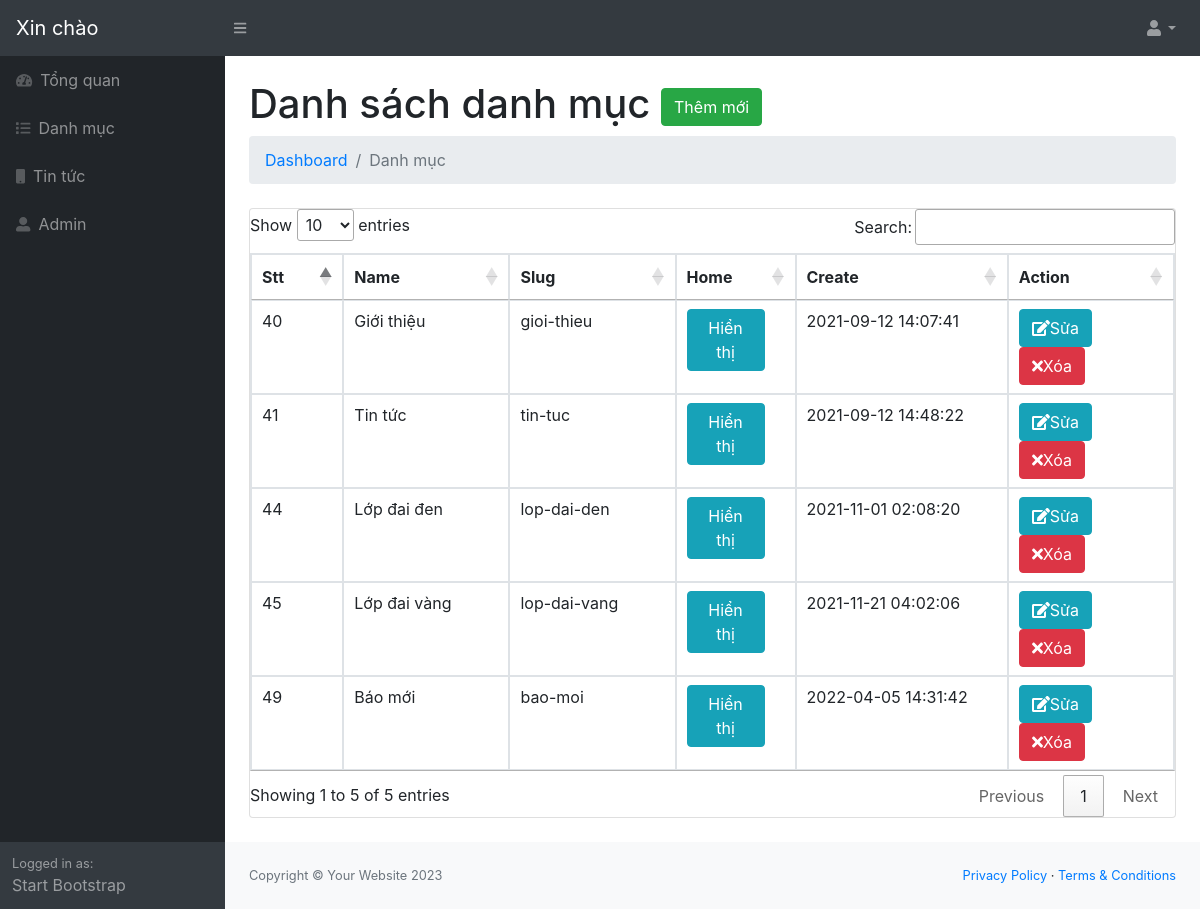
The page /admin/modules/category/index.php on the database its author committed.
### tables this page shows
CREATE TABLE `category` (
  `id` int(11) NOT NULL,
  `name` varchar(100) DEFAULT NULL,
  `name_en` varchar(100) DEFAULT NULL,
  `slug` varchar(100) DEFAULT NULL,
  `slug_en` varchar(100) DEFAULT NULL,
  `images` varchar(100) DEFAULT NULL,
  `banner` varchar(100) NOT NULL,
  `home` tinyint(4) NOT NULL DEFAULT 0,
  `status` tinyint(4) NOT NULL DEFAULT 1,
  `level` int(11) NOT NULL DEFAULT 0,
  `created_at` timestamp NOT NULL DEFAULT current_timestamp(),
  `updated_at` timestamp NOT NULL DEFAULT current_timestamp() ON UPDATE current_timestamp()
);

### libraries/Database.php (called while the page is built, shortened)
<?php
class Database{
     public $link;
     public function __construct()
     {
        $this->link = mysqli_connect("localhost","root","","db") or die ();
         mysqli_set_charset($this->link,"utf8");
     }
         public function fetchAll($table)
        {
            $sql = "SELECT * FROM {$table} WHERE 1" ;
            $result = mysqli_query($this->link,$sql) or die("Lỗi Truy Vấn fetchAll " .mysqli_error($this->link));
            $data = [];
            if( $result)
            {
                while ($num = mysqli_fetch_assoc($result))
                {
                    $data[] = $num;
                }
            }
            return $data;
        }
    }

### admin/autoload/autoload.php (called while the page is built, shortened)
<?php
	require_once __DIR__. '/../../libraries/Database.php';
	$db = new Database;
 ?>

### admin/modules/category/index.php (the view, shortened to what this page needs)
<?php
require_once __DIR__ . '/../../autoload/autoload.php';
$category = $db->fetchAll("category");
?>
<?php require_once __DIR__ . '/../../layouts/header.php'; ?>
<div id="layoutSidenav_content">
    <main>
        <div class="container-fluid">
            <h1 class="mt-4">Danh sách danh mục
                <a href="add.php" class="btn btn-success">Thêm mới</a>
            </h1>
            <ol class="breadcrumb mb-4">
                <li class="breadcrumb-item"><a href="index.php">Dashboard</a></li>
                <li class="breadcrumb-item active">Danh mục</li>
            </ol>
            <div class="card mb-4">
                <div class="clearfix"></div>
                <table class="table table-bordered dataTable" id="dataTable" width="100%" cellspacing="0" role="grid" aria-describedby="dataTable_info" style="width: 100%;">
                    <thead>
                        <tr role="row">
                            <th class="sorting_asc" tabindex="0" aria-controls="dataTable" rowspan="1" colspan="1" aria-sort="ascending" aria-label="Name: activate to sort column descending" style="width: 10%;">Stt</th>
                            <th class="sorting" tabindex="0" aria-controls="dataTable" rowspan="1" colspan="1" aria-label="Position: activate to sort column ascending" style="width: 18%;">Name</th>
                            <th class="sorting" tabindex="0" aria-controls="dataTable" rowspan="1" colspan="1" aria-label="Office: activate to sort column ascending" style="width: 18%;">Slug</th>
                            <th class="sorting" tabindex="0" aria-controls="dataTable" rowspan="1" colspan="1" aria-label="Office: activate to sort column ascending" style="width: 13%;">Home</th>
                            <th class="sorting" tabindex="0" aria-controls="dataTable" rowspan="1" colspan="1" aria-label="Age: activate to sort column ascending" style="width: 23%;">Create</th>
                            <th class="sorting" tabindex="0" aria-controls="dataTable" rowspan="1" colspan="1" aria-label="Salary: activate to sort column ascending" style="width: 18%;">Action</th>
                        </tr>
                    </thead>
                    <tbody>
                        <?php $stt = 1;
                        foreach ($category as $item) : ?>
                            <tr>
                                <td><?php echo $item['id'] ?></td>
                                <td><?php echo $item['name'] ?></td>
                                <td><?php echo $item['slug'] ?></td>
                                <td>
                                    <a href="home.php?id=<?php echo $item['id'] ?>" class="btn btn-<?php echo $item['home'] == 0 ? "light" : "info" ?>">
                                        Hiển thị
                                    </a>
                                </td>
                                <td><?php echo $item['created_at'] ?></td>
                                <td>
                                    <a class="btn btn-xs btn-info" href="edit.php?id=<?php echo $item['id'] ?>"><i class="fa fa-edit"></i>Sửa</a>
                                    <a class="btn btn-xs btn-danger" href="delete.php?id=<?php echo $item['id'] ?>"><i class="fa fa-times"></i>Xóa</a>
                                </td>
                            </tr>
                        <?php $stt++;
                        endforeach ?>
                    </tbody>
                </table>
            </div>
<?php require_once __DIR__ . '/../../layouts/footer.php'; ?>

### rows shown on the page
category: id "40", name "Giới thiệu", slug "gioi-thieu", created_at "2021-09-12 14:07:41"
category: id "41", name "Tin tức", slug "tin-tuc", created_at "2021-09-12 14:48:22"
category: id "44", name "Lớp đai đen", slug "lop-dai-den", created_at "2021-11-01 02:08:20"
category: id "45", name "Lớp đai vàng", slug "lop-dai-vang", created_at "2021-11-21 04:02:06"
category: id "49", name "Báo mới", slug "bao-moi", created_at "2022-04-05 14:31:42"
